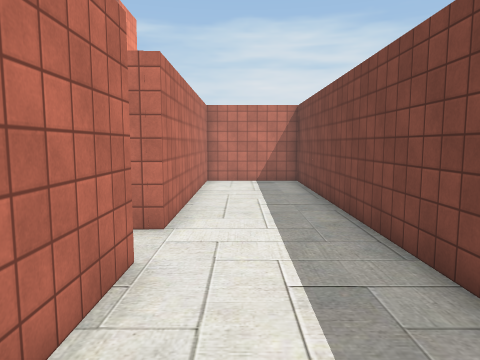
View 1 (above)

16 first-person views from a walk through a scene from a Unity 3-D project. The camera is 1.5 m above the floor, tilts 6° down and sees 70° across. The floor is counted in squares, 1 m on a side. Each view is taken from the middle of a square. On the plan, view 1 faces up. The plan holds only what a view shows up to about 16 squares ahead; the rest is blank. The place goes on beyond the plan. Some surface patterns are stand-ins.

View 2
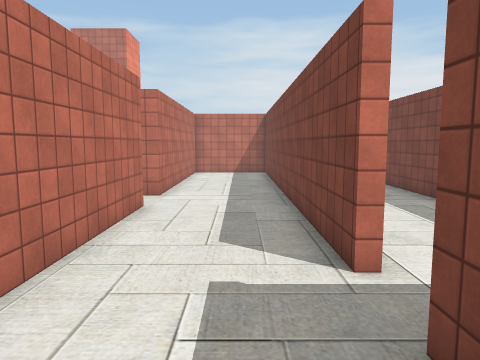

View 3
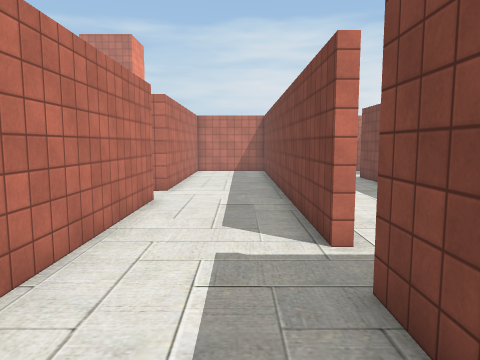

View 4
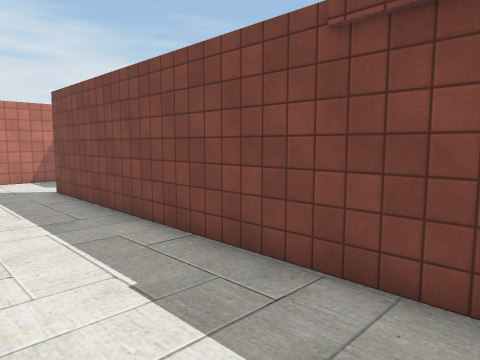

View 5
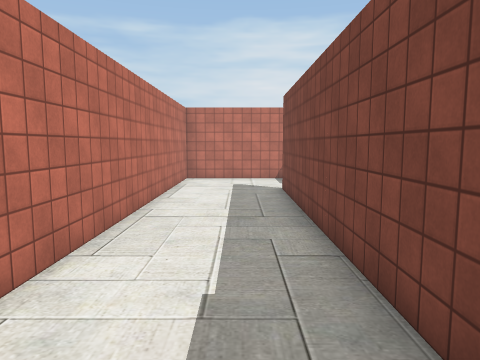

View 6
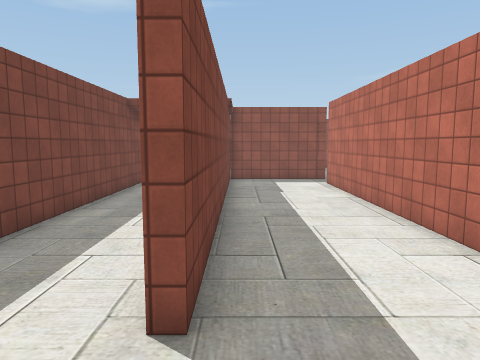

View 7
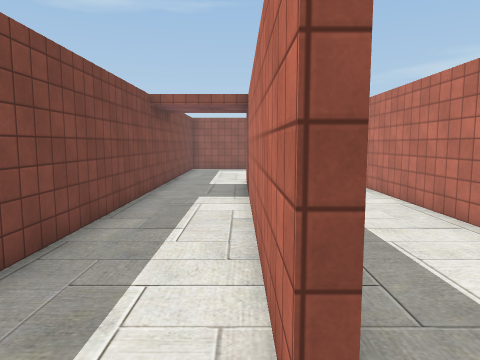

View 8
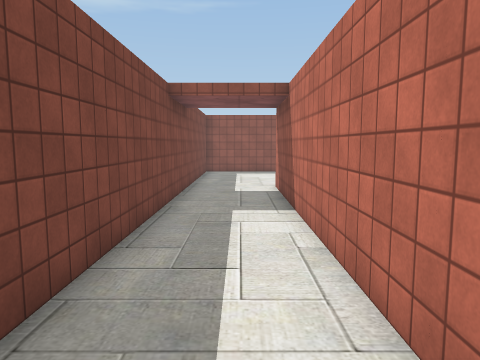

View 9
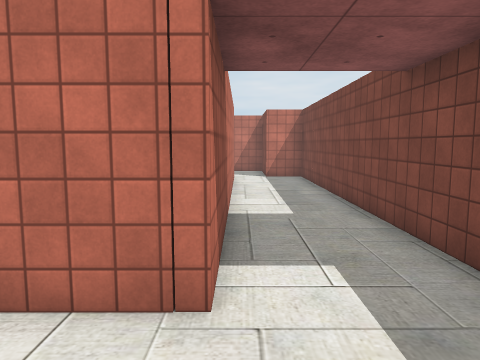

View 10
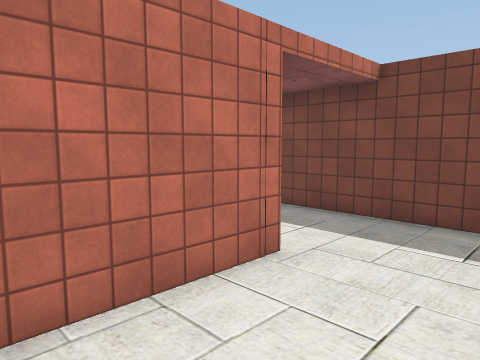

View 11
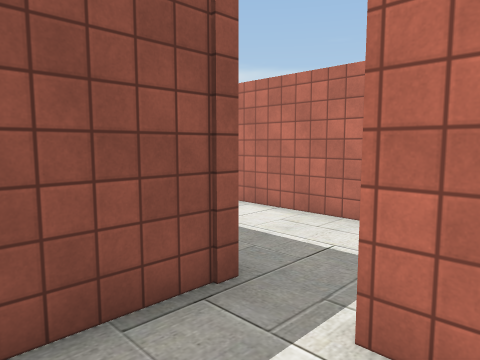

View 12
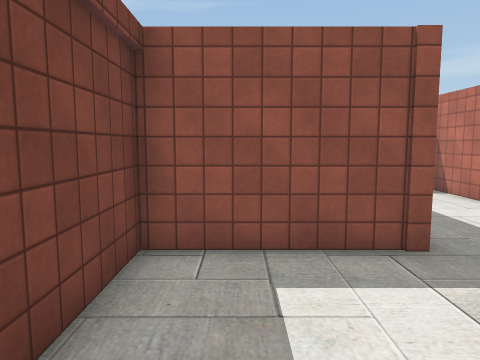

View 13
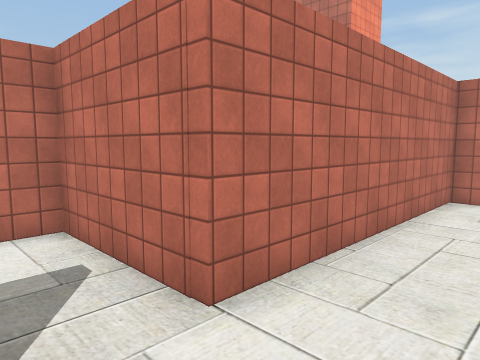

View 14
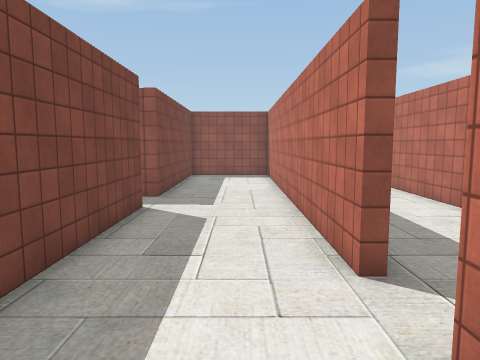

View 15
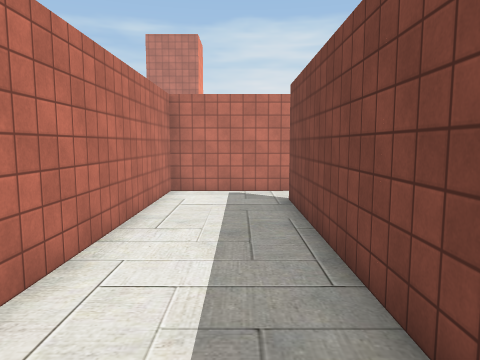

View 16
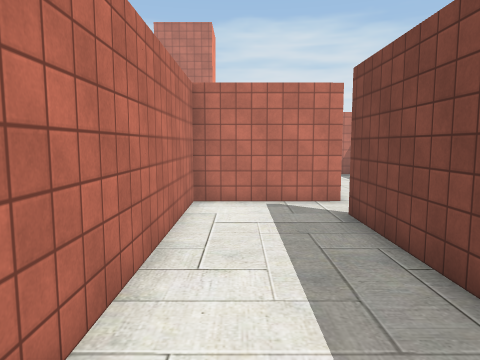

### Floor plan
Ten units are one square. View 1 is at (0, 0); x grows to the right and y downward. Boxes are objects, and circles mark ways between rooms. Rooms are numbered by the first view taken in them; rooms with no view inside come last. Other rooms are left out.
<svg viewBox="-57 -145 160 205">
<path fill="none" stroke="#000" d="M-17 -42 -13 -42 -13 54M27 1 23 1 23 -140 -13 -140 -13 -59 -25 -59M23 55 23 17M67 -105 67 -95M75 -140 27 -140 27 1M23 17 64 17 64 -105M98 55 98 -108 82 -108M67 -95 67 21 34 21M-17 32 -17 -42M-25 -59 -52 -59 -52 39"/>
<circle cx="20" cy="10" r="3" fill="#2a7"/>
<circle cx="-20" cy="-50" r="3" fill="#2a7"/>
<circle cx="70" cy="-100" r="3" fill="#2a7"/>
<text x="0" y="-40">1</text>
<text x="40" y="-70">2</text>
<text x="70" y="-10">3</text>
<text x="-40" y="0">4</text>
</svg>
Room 1 opens to room 2. Room 1 opens to room 4. Room 2 opens to room 3.

Where each view was taken, in squares from view 1:
view 1: 0 up, 0 right, facing up
view 2: 4 down, 1 right, facing up
view 3: 5 down, 1 right, facing up
view 4: 1 down, 3 right, facing up-right
view 5: 1 down, 5 right, facing up
view 6: 13 up, 6 right, facing down
view 7: 12 up, 7 right, facing down
view 8: 10 up, 8 right, facing down
view 9: 5 down, 7 right, facing up
view 10: 5 down, 3 right, facing up-right
view 11: 1 up, 5 right, facing down-left
view 12: 3 up, 5 right, facing down
view 13: 4 up, 1 right, facing up-left
view 14: 8 up, 0 right, facing down
view 15: 5 down, 3 left, facing up
view 16: 3 down, 4 left, facing up
